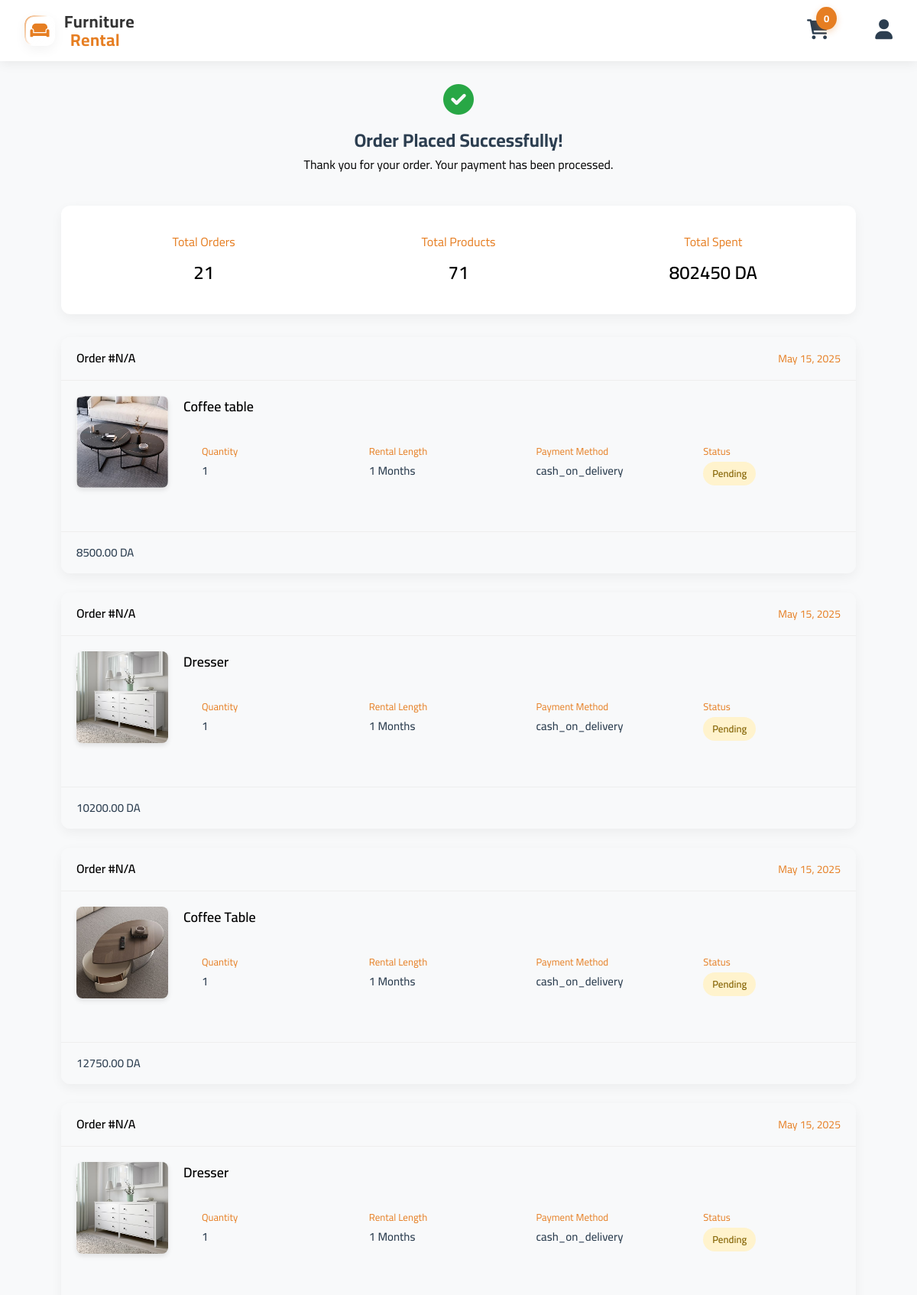
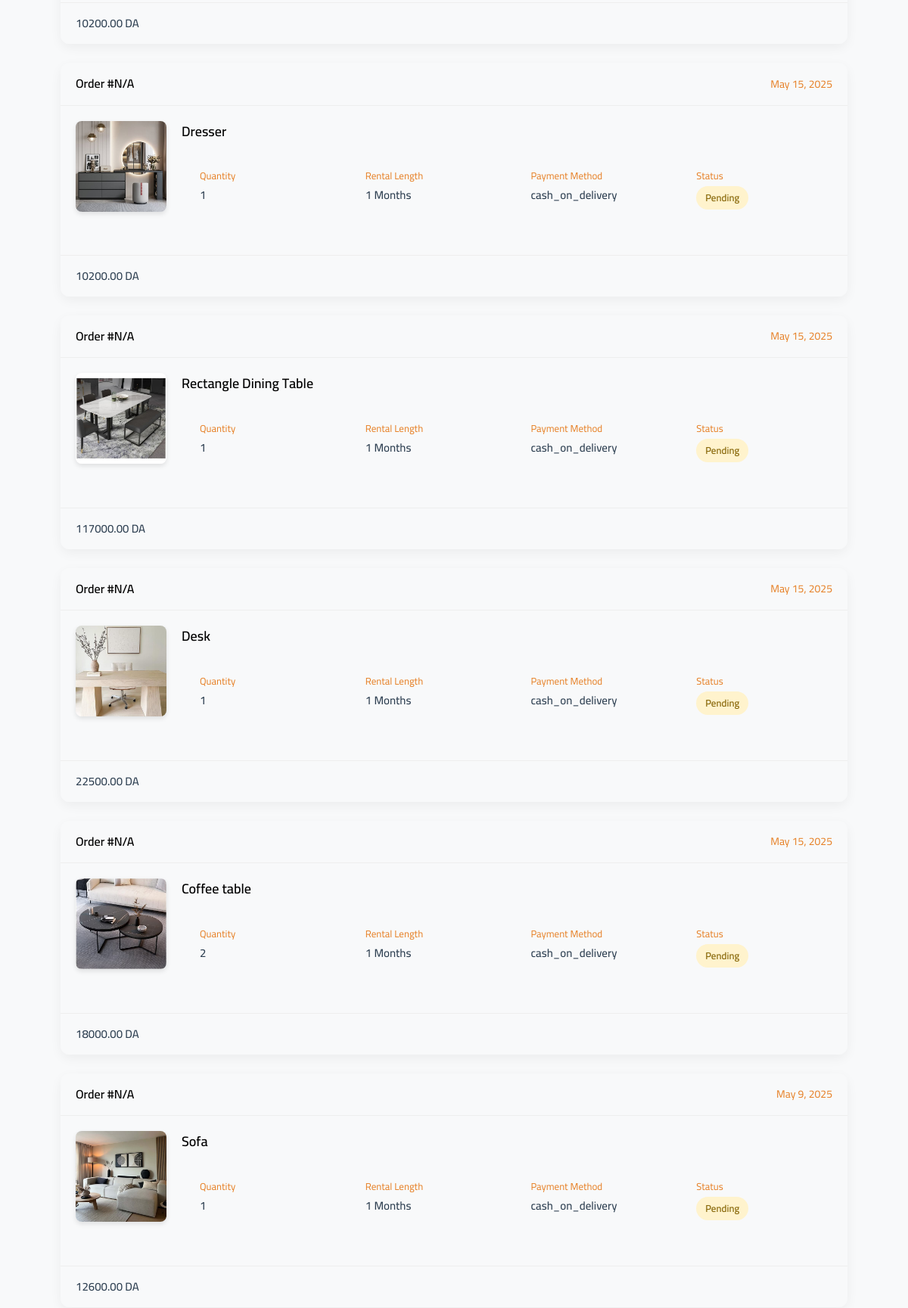
Screenshot of /success.php (signed in, upper part) with the database file from the repository (2 pictures, top to bottom).
### tables this page shows
CREATE TABLE `orders` (
  `id` int(11) NOT NULL,
  `user_id` int(11) NOT NULL,
  `product_id` int(11) NOT NULL COMMENT '\r\n',
  `quantity` int(11) NOT NULL DEFAULT 1,
  `rental_length` int(11) NOT NULL,
  `total_price` decimal(10,2) NOT NULL,
  `status` enum('pending','processing','shipped','delivered','canceled') NOT NULL DEFAULT 'pending',
  `created_at` timestamp NOT NULL DEFAULT current_timestamp(),
  `updated_at` timestamp NOT NULL DEFAULT current_timestamp() ON UPDATE current_timestamp(),
  `payment_method` enum('credit_card','cash_on_delivery') NOT NULL
);

CREATE TABLE `products` (
  `product_id` int(11) NOT NULL,
  `product_name` varchar(255) NOT NULL,
  `product_price` decimal(10,2) NOT NULL,
  `product_description` text DEFAULT NULL,
  `product_image` varchar(255) NOT NULL,
  `category` varchar(100) NOT NULL,
  `created_at` timestamp NOT NULL DEFAULT current_timestamp(),
  `product_image2` varchar(255) DEFAULT NULL,
  `product_image3` varchar(255) DEFAULT NULL,
  `product_image4` varchar(255) DEFAULT NULL,
  `product_quantity` int(11) NOT NULL DEFAULT 10
);

### success.php (the view, shortened to what this page needs)
<?php
include('connection.php');
$user_id = $_SESSION['user_id'];
$query = "SELECT orders.*, products.product_name, products.product_image
          FROM orders
          JOIN products ON orders.product_id = products.product_id
          WHERE orders.user_id = ?
          ORDER BY orders.created_at DESC";
$stmt = $conn->prepare($query);
$stmt->bind_param("i", $user_id);
$stmt->execute();
$result = $stmt->get_result();
$orders = $result->fetch_all(MYSQLI_ASSOC);
$total_products = 0;
$total_price = 0;
foreach ($orders as $order) {
    $total_products += $order['quantity'];
    $total_price += $order['total_price'];
}
?>
<!DOCTYPE html>
<html lang="en">
<head>
    <link rel="stylesheet" href="styles.css">
    <link rel="stylesheet" href="https://cdnjs.cloudflare.com/ajax/libs/font-awesome/6.0.0/css/all.min.css">
</head>
<body>
<nav class="navbar">
    <div class="container">
        <div class="logo">
            <a href="index.php" class="modern-logo">
                <div class="logo-mark">
                    <div class="logo-icon-wrapper">
                        <i class="fas fa-couch"></i>
                    </div>
                </div>
                <div class="logo-type">
                    <span class="logo-text primary">Furniture</span>
                    <span class="logo-text accent">Rental</span>
                </div>
            </a>
        </div>
        <div class="nav-links">
    <a href="cart.php" class="cart-icon">
        <i class="fas fa-shopping-cart"></i>
        <span class="cart-count">
            <?php echo isset($_SESSION['quantity']) ? $_SESSION['quantity'] : 0; ?>
        </span>
    </a>
    <?php if(isset($_SESSION['logged_in'])) : ?>
        <div class="dropdown" style="display: inline-block;">
            <a href="#" class="account-icon">
                <i class="fas fa-user"></i>
            </a>
        </div>
    <?php else : ?>
        <button class="register-btn" onclick="window.location.href='register.php'">Register</button>
    <?php endif; ?>
</div>
    </div>
</nav>
    <div class="orders-container">
        <div class="page-header">
        <i class="fas fa-check-circle success-icon"></i>
        <h2 class="text-success">Order Placed Successfully!</h2>
        <p>Thank you for your order. Your payment has been processed.</p>
        </div>
        <?php if (!empty($orders)): ?>
            <div class="order-summary">
                <div class="summary-item">
                    <div class="summary-label">Total Orders</div>
                    <div class="summary-value"><?php echo count($orders); ?></div>
                </div>
                <div class="summary-item">
                    <div class="summary-label">Total Products</div>
                    <div class="summary-value"><?php echo $total_products; ?></div>
                </div>
                <div class="summary-item">
                    <div class="summary-label">Total Spent</div>
                    <div class="summary-value"><?php echo $total_price; ?> DA</div>
                </div>
            </div>
            <?php foreach ($orders as $order): ?>
                <div class="order-card">
                    <div class="order-header">
                        <div class="order-id">Order #<?php echo isset($order['order_id']) ? htmlspecialchars($order['order_id']) : 'N/A'; ?></div>
                        <div class="order-date"><?php echo date('F j, Y', strtotime($order['created_at'])); ?></div>
                    </div>
                    <div class="order-body">
                        <img src="assets/imgs/<?php echo htmlspecialchars($order['product_image']); ?>" alt="Product Image" class="product-image">
                        <div class="product-details">
                            <div class="product-name"><?php echo htmlspecialchars($order['product_name']); ?></div>
                            <div class="order-info">
                                <div class="info-item">
                                    <div class="info-label">Quantity</div>
                                    <div class="info-value"><?php echo htmlspecialchars($order['quantity']); ?></div>
                                </div>
                                <div class="info-item">
                                    <div class="info-label">Rental Length</div>
                                    <div class="info-value"><?php echo htmlspecialchars($order['rental_length']); ?> Months</div>
                                </div>
                                <div class="info-item">
                                    <div class="info-label">Payment Method</div>
                                    <div class="info-value"><?php echo isset($order['payment_method']) && $order['payment_method'] ? htmlspecialchars($order['payment_method']) : 'Cash on Delivery'; ?></div>
                                </div>
                                <div class="info-item">
                                    <div class="info-label">Status</div>
                                    <div class="info-value">
                                        <span class="status-badge status-<?php echo strtolower(htmlspecialchars($order['status'])); ?>">
                                            <?php echo htmlspecialchars($order['status']); ?>
                                        </span>
                                    </div>
                                </div>
                            </div>
                        </div>
                    </div>
                    <div class="order-footer">
                    <div class="info-value"><?php echo htmlspecialchars($order['total_price']); ?> DA </div>
                  </div>
                </div>
                <?php endforeach; ?>
        <?php endif; ?>
    </div>
</body>
</html>

### styles.css (style rules this page uses)
* { margin: 0; padding: 0; box-sizing: border-box; font-family: 'Cairo', sans-serif; }
:root { --primary-color: #34495e; --secondary-color: #e67e22; --accent-color: #2ecc71; --light-color: #f8f9fa; --dark-color: #2c3e50; }
html { scroll-behavior: smooth; }
body { line-height: 1.6; color: var(--dark-color); background-color: var(--light-color); }
.container { max-width: 1200px; margin: 0 auto; padding: 0 20px; }
.navbar { background-color: rgba(255, 255, 255, 0.98); box-shadow: 0 2px 15px rgba(0, 0, 0, 0.08); position: fixed; top: 0; left: 0; right: 0; z-index: 1000; transition: all 0.3s ease; backdrop-filter: blur(10px); -webkit-backdrop-filter: blur(10px); }
.navbar .container { display: flex; justify-content: space-between; align-items: center; padding: 1rem 2rem; transition: padding 0.3s ease; }
.logo { display: flex; align-items: center; gap: 1rem; }
.nav-links { display: flex; gap: 2.5rem; align-items: center; }
.nav-links a { color: var(--dark-color); text-decoration: none; font-weight: 600; font-size: 1.1rem; position: relative; padding: 0.5rem 0; transition: color 0.3s ease; }
.nav-links a::after { content: ''; position: absolute; width: 0; height: 2px; bottom: 0; left: 50%; background-color: var(--secondary-color); transition: all 0.3s ease; transform: translateX(-50%); }
.dropdown { position: relative; display: inline-block; }
.product-image { position: relative; height: 280px; overflow: hidden; }
.status-pending { background-color: #fff3cd; color: #856404; }
.info-item { padding: 1.5rem; margin-bottom: 1rem; border-radius: 8px; transition: all 0.3s ease; }

### rows the page displays
orders: created_at "May 15, 2025", product.product_image (picture), product.product_name "Coffee table", quantity "1", rental_length "1", payment_method "cash_on_delivery", status "Pending", total_price "8500.00"
orders: created_at "May 15, 2025", product.product_image (picture), product.product_name "Dresser", quantity "1", rental_length "1", payment_method "cash_on_delivery", status "Pending", total_price "10200.00"
orders: created_at "May 15, 2025", product.product_image (picture), product.product_name "Coffee Table", quantity "1", rental_length "1", payment_method "cash_on_delivery", status "Pending", total_price "12750.00"
orders: created_at "May 15, 2025", product.product_image (picture), product.product_name "Dresser", quantity "1", rental_length "1", payment_method "cash_on_delivery", status "Pending", total_price "10200.00"
orders: created_at "May 15, 2025", product.product_image (picture), product.product_name "Dresser", quantity "1", rental_length "1", payment_method "cash_on_delivery", status "Pending", total_price "10200.00"
orders: created_at "May 15, 2025", product.product_image (picture), product.product_name "Rectangle Dining Table", quantity "1", rental_length "1", payment_method "cash_on_delivery", status "Pending", total_price "117000.00"
orders: created_at "May 15, 2025", product.product_image (picture), product.product_name "Desk", quantity "1", rental_length "1", payment_method "cash_on_delivery", status "Pending", total_price "22500.00"
orders: created_at "May 15, 2025", product.product_image (picture), product.product_name "Coffee table", quantity "2", rental_length "1", payment_method "cash_on_delivery", status "Pending", total_price "18000.00"
orders: created_at "May 9, 2025", product.product_image (picture), product.product_name "Sofa", quantity "1", rental_length "1", payment_method "cash_on_delivery", status "Pending", total_price "12600.00"

### other values shown
count($orders) "21"
$total_products "71"
$total_price "802450"
